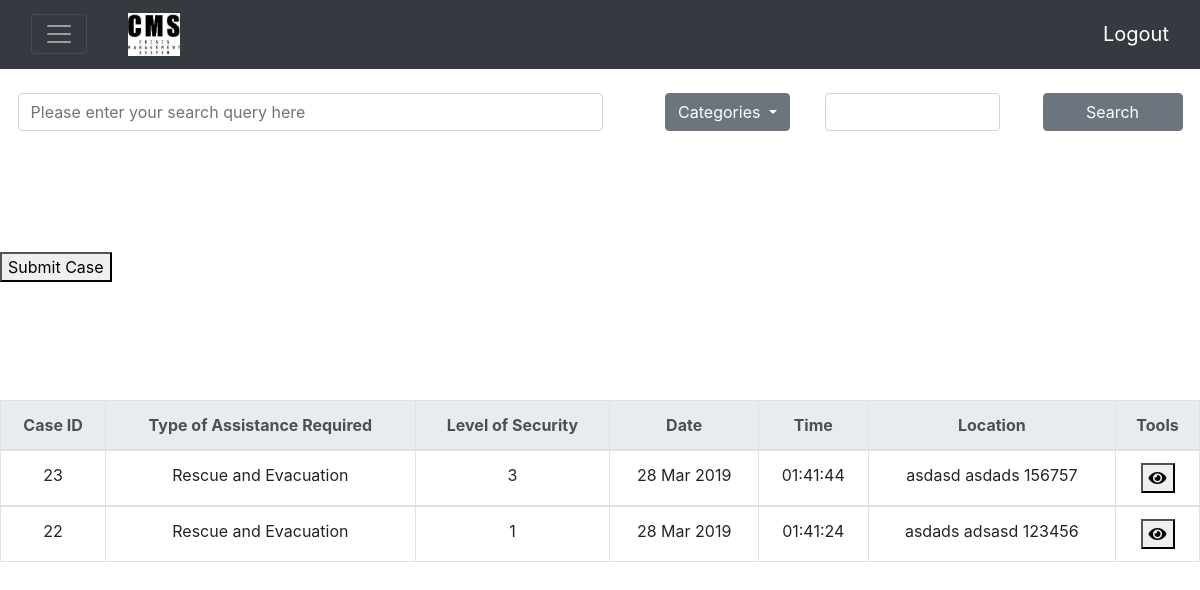
Page /cms/ (signed in) on the committed database.
### cms/models.py (models this page shows)
class Incident(models.Model):
	Fire = 'FIR'
	Haze = 'HAZ'
	Bird = 'BIR'
	Tsunami = 'TSU'
	Aftershock = 'AFT'
	Terrorist = 'TER'
	INCIDENT_TYPE_CHOICES = (
		(Fire,'Fire outbreak'),
		(Haze, 'Haze'),
		(Bird, 'Bird flu outbreak'),
		(Tsunami, 'Tsunami'),
		(Aftershock, 'Earthquake Aftershock'),
		(Terrorist, 'Terrorist Activity')
	)
	id = models.AutoField(primary_key=True)
	submitter = models.ForeignKey(
		User,
		on_delete=models.CASCADE,
		null=True)
	caller = models.CharField(
		max_length=50,
		default='Anonymous')
	message = models.CharField(
		max_length=100,
		default='All is good')
	incident_type = models.CharField(
		max_length=3,
		choices=INCIDENT_TYPE_CHOICES,
		)
	incident_date = models.DateTimeField('date incident happens',
											auto_now_add=True)
	assistance_type = models.ForeignKey(
		Assistance,
		on_delete=models.CASCADE)
	severity = models.IntegerField(default=1,
		choices=(
			(1,'1'),
			(2,'2'),
			(3,'3'),
			(4,'4'),
			(5,'5'),
			))
	location = models.TextField(default ='Singapore')
	is_closed = models.BooleanField(default=False)
	incident_closed_date = models.DateTimeField(null=True)
	lat = models.FloatField(null=True)
	long = models.FloatField(null=True)
	class Meta:
		ordering = ["-incident_date"]

class Assistance(models.Model):
	number = models.CharField(
		max_length=8)
	name = models.CharField(
		max_length=50)
	def __str__(self):
		return self.name

### cms/views.py (the view)
# urls.py: path('', views.IndexView.as_view(), name='home'),
class IndexView(LoginRequiredMixin, generic.ListView):
	model = Incident
	context_object_name = 'incident_list'
	template_name = 'cms/index.html'
	conditions ={
		"severity": "severity",
		"date" : "incident_date__date"
	}
	def get_context_data(self, **kwargs):
		context = super().get_context_data(**kwargs)
		context['filter'] = IncidentFilter(self.request.GET,queryset=self.get_queryset())
		return context

### cms/templates/cms/index.html (shortened to what this page needs)
{% include "cms/nav bar.html" %}
{% block content %}
{% load tz %}
{% load static %}
<html>
<head>
	<link rel="stylesheet" href="https://use.fontawesome.com/releases/v5.7.2/css/all.css">
	<link rel="stylesheet" href="http://code.jquery.com/ui/1.11.0/themes/smoothness/jquery-ui.css">
</head>
<body>
	<div class="container-fluid">
	<form id="filter" method="GET">
		<div class="row" style="margin-top: 2%;">
			<div class="col-md-6">
				<input type="text" class="form-control" placeholder="Please enter your search query here" name="id" id="id_id">
			</div>
			<div class="col-md-2 text-right">
				<div class="dropdown">
						<button class="btn btn-secondary dropdown-toggle" type="button" id="dropdownMenuButton" data-toggle="dropdown" aria-haspopup="true" aria-expanded="false">
							Categories
						</button>
				</div>
			</div>
			<div class="col-md-2 text-center" >
					<input type="text" name="incident_day" value="" class="datepicker form-control" id="id_incident_day" autocomplete="off">
			</div>
			<div class="col-md-2 text-center">
					<button type="submit" class="btn btn-secondary" id="search">Search</button>
			</div>
		</div>
		</form>
	{% if incident_list %}
		<table class = "table table-bordered table-hover" id="maintable">
			<thead class="thead-light">
				<tr>
					<th scope="col" onclick="sort(0)">Case ID</th>
					<th scope="col">Type of Assistance Required</th>
					<th scope="col" onclick="sort(2)">Level of Security</th>
					<th scope="col" onclick="sort(3)">Date</th>
					<th scope="col" onclick="sort(4)">Time</th>
					<th scope="col">Location</th>
					<th scope="col">Tools</th>
				</tr>
			</thead>
			{% for incident in filter.qs %}
			<tbody>
			{% if incident.is_closed == False %}
			<tr id = "rowid">
				<td>{{ incident.id }}</td>
				<td>{{ incident.assistance_type }}</td>
				<td>{{ incident.severity }}</td>
				{% timezone "Asia/Singapore" %}
				<td>{{ incident.incident_date|date:"d M Y" }}</td>
				<td>{{ incident.incident_date|date:"H:i:s"}}</td>
				{% endtimezone %}
				<td>{{incident.location}}</td>
				<td style="text-align: center;">
					<button class= case-detail btn data-id="{% url 'cms:case' incident.pk %}" ><i class="fas fa-eye"  ></i></button>
				</td>
			</tr>
			{% endif %}
			{% endfor %}
			</tbody>
		</table>
	{% else %}
		<p>No incidents are available.</p>
	{% endif %}
	</div>
	<form action="{% url 'cms:create-incident' %}">
	<button type="submit">Submit Case</button>
	</form>
</body>
{% endblock %}
</html>

### cms/templates/cms/nav bar.html (style rules this page uses)
.container-fluid { padding: 0; }

### cms/templates/cms/index.html (style rules this page uses)
table { position: absolute; top: 50%; text-align: center; }
input[type=text] { position: relative; left: 3%; }
#search { width: 80%; }

### rows in the picture
Incident: id "23", assistance_type "Rescue and Evacuation", severity "3", incident_date "28 Mar 2019", incident_date "01:41:44", location "asdasd asdads 156757"
Incident: id "22", assistance_type "Rescue and Evacuation", severity "1", incident_date "28 Mar 2019", incident_date "01:41:24", location "asdads adsasd 123456"
